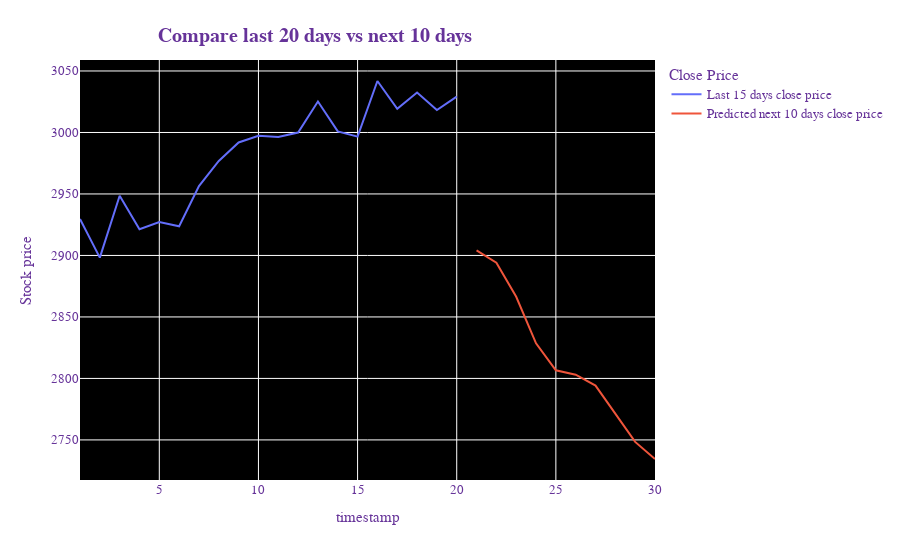

Notebook cell for this chart:
### Markdown cell above
last_days=np.arange(1,time_step+1)
day_pred=np.arange(time_step+1,time_step+pred_days+1)
print(last_days)
print(day_pred)

### Code cell
last_days=np.arange(1, time_step+1)
day_pred=np.arange(time_step+1, time_step+pred_days+1)

timestamps = np.concatenate([last_days, day_pred])

temp_mat = np.empty((len(timestamps),1))
temp_mat[:] = np.nan
temp_mat = temp_mat.reshape(1,-1)[0].tolist()

last_original_days_value = temp_mat.copy()
next_predicted_days_value = temp_mat.copy()

last_original_days_value[0:time_step] = scaler.inverse_transform(Close_price[len(Close_price)-time_step:]).reshape(1,-1).tolist()[0]
next_predicted_days_value[time_step:] = scaler.inverse_transform(np.array(first_prediction).reshape(-1,1)).reshape(1,-1).tolist()[0]

new_pred_plot = pd.DataFrame({
    'timestamp': timestamps,
    'last_original_days_value':last_original_days_value,
    'next_predicted_days_value':next_predicted_days_value
})

names = cycle(['Last 15 days close price','Predicted next 10 days close price'])

fig=plt.figure(figsize=(20,8))
fig = px.line(new_pred_plot,x='timestamp', y=['last_original_days_value','next_predicted_days_value'],
              labels={'value': 'Stock price','index': 'Timestamp'})

fig.update_layout(title={'text': '<b>Compare last 20 days vs next 10 days<b>','font':dict(size=20),
                         'y': 0.95,'x': 0.35,'xanchor': 'center','yanchor': 'top'},
                  plot_bgcolor='black', font_size=12.5, font_color='black', legend_title_text='Close Price', 
                  font=dict(family="Arial",color="RebeccaPurple"))
fig.for_each_trace(lambda t:  t.update(name = next(names)))

fig.show()

### Figure 1 — Plotly figure (JSON) as saved in the notebook; plotly's stock layout.template omitted (floating-point values rounded to 4 significant figures)
{"data": [{"hovertemplate": "variable=last_original_days_value<br>timestamp=%{x}<br>Stock price=%{y}<extra></extra>", "legendgroup": "last_original_days_value", "line": {"color": "#636efa", "dash": "solid"}, "marker": {"symbol": "circle"}, "mode": "lines", "name": "Last 15 days close price", "orientation": "v", "showlegend": true, "type": "scatter", "x": [1, 2, 3, 4, 5, 6, 7, 8, 9, 10, 11, 12, 13, 14, 15, 16, 17, 18, 19, 20, 21, 22, 23, 24, 25, 26, 27, 28, 29, 30], "xaxis": "x", "y": [2930.0, 2898.0, 2949.0, 2921.0, 2927.0, 2924.0, 2956.0, 2977.0, 2992.0, 2997.0, 2996.0, 3000.0, 3025.0, 3001.0, 2997.0, 3042.0, 3019.0, 3033.0, 3018.0, 3029.0, null, null, null, null, null, null, null, null, null, null], "yaxis": "y"}, {"hovertemplate": "variable=next_predicted_days_value<br>timestamp=%{x}<br>Stock price=%{y}<extra></extra>", "legendgroup": "next_predicted_days_value", "line": {"color": "#EF553B", "dash": "solid"}, "marker": {"symbol": "circle"}, "mode": "lines", "name": "Predicted next 10 days close price", "orientation": "v", "showlegend": true, "type": "scatter", "x": [1, 2, 3, 4, 5, 6, 7, 8, 9, 10, 11, 12, 13, 14, 15, 16, 17, 18, 19, 20, 21, 22, 23, 24, 25, 26, 27, 28, 29, 30], "xaxis": "x", "y": [null, null, null, null, null, null, null, null, null, null, null, null, null, null, null, null, null, null, null, null, 2904.0, 2894.0, 2866.0, 2829.0, 2807.0, 2803.0, 2794.0, 2771.0, 2748.0, 2734.0], "yaxis": "y"}], "layout": {"font": {"color": "RebeccaPurple", "family": "Arial", "size": 12.5}, "legend": {"title": {"text": "Close Price"}, "tracegroupgap": 0}, "margin": {"t": 60}, "plot_bgcolor": "black", "title": {"font": {"size": 20}, "text": "<b>Compare last 20 days vs next 10 days<b>", "x": 0.35, "xanchor": "center", "y": 0.95, "yanchor": "top"}, "xaxis": {"anchor": "y", "domain": [0, 1], "title": {"text": "timestamp"}}, "yaxis": {"anchor": "x", "domain": [0, 1], "title": {"text": "Stock price"}}}}
